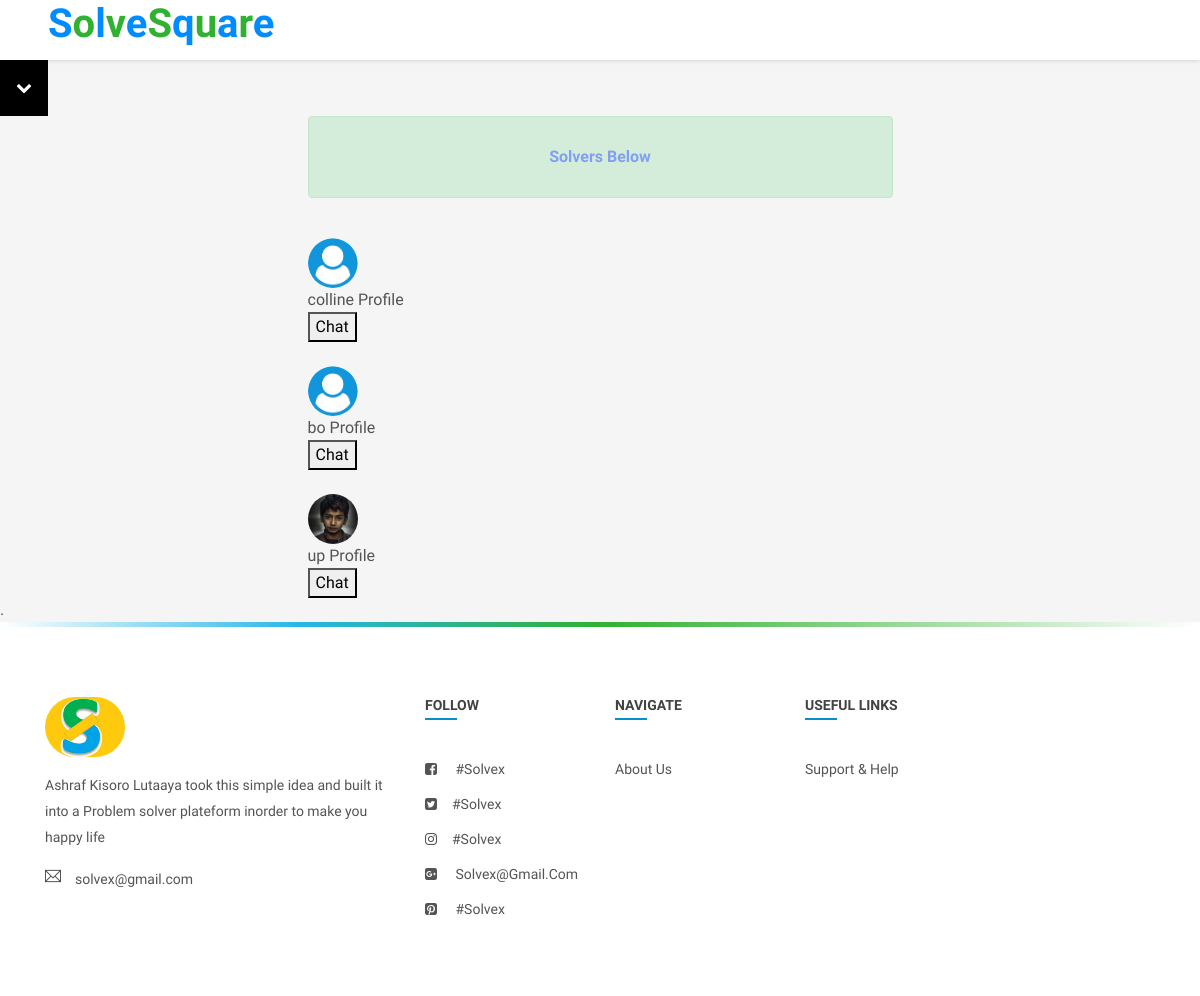
The page /chats/ (signed in) on the database its author committed.
### design/models.py (models this page shows, shortened)
class Profile(models.Model):
    solve_of = models.CharField(default='',max_length=1000,choices=solve)
    user = models.OneToOneField(User, on_delete=models.CASCADE)
    profile_image=models.ImageField(upload_to='profile_pics', default='profile_pics/lo.png')
    my_slug = models.CharField(  max_length=20, default='my slug')
    following = models.ManyToManyField(User, blank=True, related_name= "following", symmetrical=False)
    follow_me_on = models.TextField(max_length=300, default='www.other_sites.com')
    sex = models.CharField(default='',max_length=1000,choices=sex)
    marital_status = models.CharField(default='',max_length=1000,choices=marital_status)
    talent = models.CharField(max_length=100, default='None')
    street = models.CharField(max_length=100, default='None')
    place_of_birth = models.CharField(max_length=100, default='None')
    country = models.CharField(max_length=100, default='None')
    hobbies = models.CharField(max_length=100, default='None')
    highest_level_of_education = models.CharField(max_length=100, default='None')
    profession = models.CharField(max_length=100, default='None')
    mobile_number = models.CharField(max_length=100, default='None')
    religion = models.CharField(max_length=100, default='None')
    occupation = models.CharField(max_length=100, default='None')
    age = models.PositiveIntegerField(default=0)
    created_on= models.DateTimeField(default=timezone.now)
    about_me = models.TextField(max_length=200, default='about_me')
    birthday =models.CharField(default='1/1/1999',max_length=10)
    def __str__(self):
         return f'{self.user.username} Profile'
    class Meta:
    	ordering = ('-created_on',)

### chat/views.py (the view)
# urls.py: path('chats/', ChatListView.as_view(), name='chat-list-view'),
class ChatListView(ListView):
	model = Profile
	template_name = 'chat/chat.html'
	context_object_name = 'profiles'
	def get_queryset(self):
		return Profile.objects.all().exclude(user=self.request.user)

### design/views.py (called while the page is built)
def CountNotifications(request):
	count_notifications = None
	if request.user.is_authenticated:
		count_notifications = Notification.objects.filter(user=request.user, is_seen=False).count()
	return {'count_notifications': count_notifications}

### templates/chat/chat.html (shortened to what this page needs)
{% load static %}
<!DOCTYPE html>
<html lang="en">
<head>
    <link rel="stylesheet" href="{% static 'css/main.min.css' %}">
    <link rel="stylesheet" href="{% static 'css/style.css' %}">
    <link rel="stylesheet" href="{% static 'css/color.css' %}">
    <link rel="stylesheet" href="{% static 'css/responsive.css' %}">
    <link rel="stylesheet" href="{% static 'css/so.css' %}">
</head>
<body style="background:whitesmoke">
<div class="theme-layout">
	<div class="topbar stick">
		<div class="logo">
		<a title="" href="newsfeed.html"><h1><b style="color:rgb(0, 140, 255) ;">S</b><b style="color:rgb(49, 177, 49) ;">o</b><b style="color: rgb(0, 140, 255);">l</b><b style="color: rgb(49, 177, 49);">v</b><b style="color:rgb(0, 140, 255) ;">e</b><b style="color: rgb(49, 177, 49);">S</b></b><b style="color:rgb(0, 140, 255) ;">q</b><b style="color:rgb(49, 177, 49) ;">u</b><b style="color: rgb(0, 140, 255);">a</b><b style="color: rgb(49, 177, 49);">r</b><b style="color:rgb(0, 140, 255) ;">e</b></h1></a>
		</div>
		<div class="top-area">
		</div>
	</div>
<div class="dropdown" style="float:left;">
  <button class="dropbtn"><i class="fa fa-chevron-down"></i></button>
</div>
  </div>
		<section>
		<div class="gap2 gray-bg">
			<div class="container-fluid">
				<div class="row">
					<div class="col-lg-12">
						<div class="row merged20" id="page-contents">
							<div class="col-lg-3">
								<aside class="sidebar static left">
								</aside>
							</div>
<div class="col-lg-6">
<div class="alert alert-success" role="alert">
	<p ><center><h7 style="background-color:; color: rgb(130, 160, 243) "><b> Solvers Below  </b></h7></center></p>
		</div>
{% block content %}
{% for profile in profiles %}
<div class="ui segment">
	<a href="{% url 'userp' username=profile.user %}"> <br><img style="border-radius:1000px; height: 50px;width: 50px"src="{{profile.profile_image.url}}"  alt=""></br></a>
	{{profile}}
	<br>
	<a href="{% url 'chat-detail-view' profile.pk %} ">
	<button class="ui primary button" style="color: black">Chat</button>
	</a>
</div>
{% endfor %}
{% endblock content %}
						</div>
					</div>
				</div>
			</div>
		</div>
	</section>
</div>.
			<footer>
			<div class="container">
				<div class="row">
					<div class="col-lg-4 col-md-4">
						<div class="widget">
							<div class="foot-logo">
								<div class="logo">
								<a href="index-2.html" title=""><img  style="height: 60px ;border-radius:1000px" src="{% static 'images/resources/t.png' %}" alt=""></a>
								</div>
								<p>
									Ashraf Kisoro Lutaaya took this simple idea and built it into a Problem solver plateform inorder to make you happy life
								</p>
							</div>
							<ul class="location">
								<li>
									<i class="ti-email"></i>
									<p>solvex@gmail.com</p>
								</li>
							</ul>
						</div>
					</div>
					<div class="col-lg-2 col-md-4">
					<div class="widget">
						<div class="widget-title"><h4>follow</h4></div>
						<ul class="list-style">
							<li><i class="fa fa-facebook-square"></i> <a  title=""> #solvex</a></li>
							<li><i class="fa fa-twitter-square"></i><a  title="">#solvex</a></li>
							<li><i class="fa fa-instagram"></i><a  title="">#solvex</a></li>
							<li><i class="fa fa-google-plus-square"></i> <a >solvex@gmail.com</a></li>
							<li><i class="fa fa-pinterest-square"></i> <a  title="">#solvex</a></li>
						</ul>
					</div>
				</div>
				<div class="col-lg-2 col-md-4">
					<div class="widget">
						<div class="widget-title"><h4>Navigate</h4></div>
						<ul class="list-style">
							<li><a href="{% url 'about_us' %}"  title="">about us</a></li>
						</ul>
					</div>
				</div>
					<div class="col-lg-2 col-md-4">
					<div class="widget">
						<div class="widget-title"><h4>useful links</h4></div>
						<ul class="list-style">
							<li><a href="{% url 'usage' %}"  title="">Support & Help</a></li>
						</ul>
					</div>
				</div>
				</div>
			</div>
		</footer>
</body>
</html>

### design/static/css/color.css (style rules this page uses)
#nprogress .bar, .timeline-info > ul li a::before, .add-btn > a, .activitiez > li::before, form button, .colla-apps > li a:hover, a.underline:before, .setting-row input:checked + label, .user-avatar:hover .edit-phto, .error-meta > a, .color-bg, .add-butn, .nav.nav-tabs.likes-btn > li a.active, a.dislike-btn, .drop > a:hover, .btn-view.btn-load-more:hover, .accordion .card h5 button[aria-expanded="true"], .chat-head, .f-page > figure em, .inbox-panel-head > ul > li > a, .nav-tabs--left .nav-link.active, .nav-tabs--left .nav-link.active:hover, footer .widget-title h4::before, #topcontrol, .sidebar .widget-title::before, .f-title::before, .g-post-classic > figure > i::after, .purify > a, .help-list > a:hover, .open-position::before, .info > a, .category-box:hover, .category-box.selected, a.main-btn, .section-heading::before, .getquot-baner, .more-branches > h4::before, .is-helpful > a, .cart-optionz > li > a:hover, .paginationz > li a:hover, .paginationz > li a.active, .shopping-cart, a.btn2:hover, .form-submit > input[type="submit"], button.submit-checkout, .delete-cart:hover, .proceed .button, .amount-area .update-cart, a.addnewforum, .apply-bttons > a { background: #088dcd; }

### design/static/css/responsive.css (style rules this page uses)
@media screen and (max-width: 1281px) and (min-width: 1024px) { footer .widget-title h4 { font-size: 14px; } }

### design/static/css/so.css (style rules this page uses)
.dropbtn { background-color: black; color: white; padding: 16px; font-size: 16px; border: none; cursor: pointer; }
.dropdown { position: relative; display: inline-block; }

### rows shown on the page
Profile: profile_image (picture), user.username "colline Profile"
Profile: profile_image (picture), user.username "bo Profile"
Profile: profile_image (picture), user.username "up Profile"
